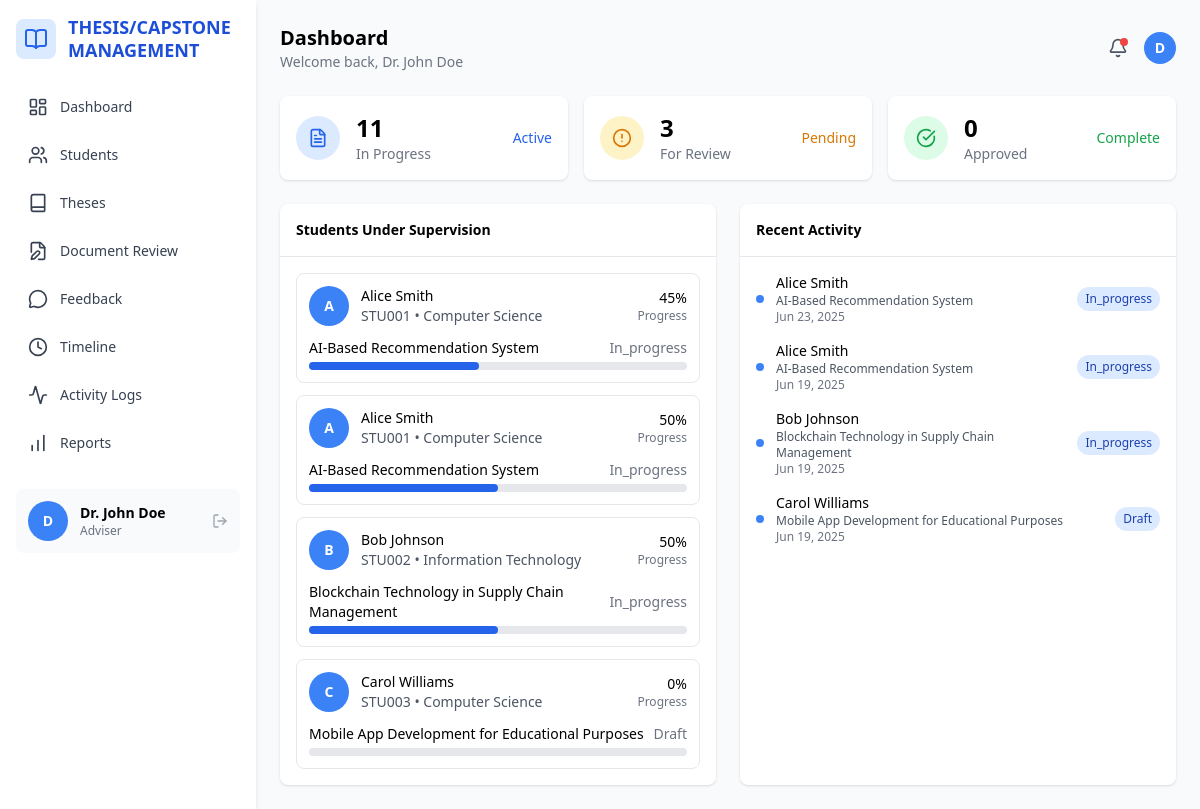
Page /systemFunda.php (signed in) on the committed database.
### tables this page shows
CREATE TABLE `theses` (
  `id` int(11) NOT NULL AUTO_INCREMENT,
  `student_id` int(11) NOT NULL,
  `adviser_id` int(11) DEFAULT NULL,
  `title` varchar(255) NOT NULL,
  `abstract` text DEFAULT NULL,
  `status` enum('draft','in_progress','for_review','approved','rejected') NOT NULL DEFAULT 'draft',
  `progress_percentage` int(11) NOT NULL DEFAULT 0,
  `created_at` timestamp NOT NULL DEFAULT current_timestamp(),
  `updated_at` timestamp NOT NULL DEFAULT current_timestamp() ON UPDATE current_timestamp(),
  PRIMARY KEY (`id`),
  KEY `student_id` (`student_id`),
  KEY `adviser_id` (`adviser_id`),
  KEY `idx_theses_status` (`status`),
  CONSTRAINT `theses_ibfk_1` FOREIGN KEY (`student_id`) REFERENCES `users` (`id`) ON DELETE CASCADE,
  CONSTRAINT `theses_ibfk_2` FOREIGN KEY (`adviser_id`) REFERENCES `users` (`id`) ON DELETE SET NULL
);

CREATE TABLE `users` (
  `id` int(11) NOT NULL AUTO_INCREMENT,
  `email` varchar(100) NOT NULL,
  `password` varchar(255) NOT NULL,
  `full_name` varchar(100) NOT NULL,
  `role` enum('student','adviser') NOT NULL,
  `student_id` varchar(20) DEFAULT NULL,
  `faculty_id` varchar(20) DEFAULT NULL,
  `program` varchar(50) DEFAULT NULL,
  `department` varchar(50) DEFAULT NULL,
  `created_at` timestamp NOT NULL DEFAULT current_timestamp(),
  `updated_at` timestamp NOT NULL DEFAULT current_timestamp() ON UPDATE current_timestamp(),
  PRIMARY KEY (`id`),
  UNIQUE KEY `email` (`email`),
  KEY `idx_users_role` (`role`)
);

### includes/auth.php (called while the page is built, shortened)
<?php
require_once __DIR__ . '/../config/database.php';
class Auth {
    public function __construct() {
        $database = new Database();
    }
    public function isLoggedIn() {
        return isset($_SESSION['logged_in']) && $_SESSION['logged_in'] === true;
    }
    public function getCurrentUser() {
        if ($this->isLoggedIn()) {
            return [
                'id' => $_SESSION['user_id'],
                'email' => $_SESSION['email'],
                'full_name' => $_SESSION['full_name'],
                'role' => $_SESSION['role'],
                'student_id' => $_SESSION['student_id'],
                'faculty_id' => $_SESSION['faculty_id'],
                'program' => $_SESSION['program'],
                'department' => $_SESSION['department']
            ];
        }
        return null;
    }
}
?>

### config/database.php (called while the page is built, shortened)
<?php
class Database {
    private $host = "localhost";
    private $database_name = "thesis_management";
    private $username = "root";
    private $password = "";
    public function getConnection() {
        $this->conn = null;
        try {
            $this->conn = new PDO(
                "mysql:host=" . $this->host . ";dbname=" . $this->database_name,
                $this->username,
                $this->password
            );
            $this->conn->setAttribute(PDO::ATTR_ERRMODE, PDO::ERRMODE_EXCEPTION);
        } catch(PDOException $exception) {
            echo "Connection error: " . $exception->getMessage();
        }
        return $this->conn;
    }
}
?>

### includes/thesis_functions.php (called while the page is built, shortened)
<?php
require_once __DIR__ . '/../config/database.php';
class ThesisManager {
    private $db;
    public function __construct() {
        $database = new Database();
        $this->db = $database->getConnection();
    }
    public function getAdviserTheses($adviser_id) {
        try {
            $sql = "SELECT t.*, u.full_name as student_name, u.student_id, u.id as student_user_id, u.program
                    FROM theses t
                    JOIN users u ON t.student_id = u.id
                    WHERE t.adviser_id = :adviser_id
                    ORDER BY t.updated_at DESC";
            $stmt = $this->db->prepare($sql);
            $stmt->bindParam(':adviser_id', $adviser_id);
            $stmt->execute();
            return $stmt->fetchAll(PDO::FETCH_ASSOC);
        } catch (PDOException $e) {
            return [];
        }
    }
    public function getAdviserStats($adviser_id) {
        try {
            $sql = "SELECT
                        COUNT(DISTINCT t.id) as total_theses,
                        COUNT(CASE WHEN t.status = 'in_progress' THEN 1 END) as in_progress,
                        COUNT(CASE WHEN c.status = 'submitted' THEN 1 END) as for_review,
                        COUNT(CASE WHEN t.status = 'approved' THEN 1 END) as approved
                    FROM theses t
                    LEFT JOIN chapters c ON t.id = c.thesis_id
                    WHERE t.adviser_id = :adviser_id";
            $stmt = $this->db->prepare($sql);
            $stmt->bindParam(':adviser_id', $adviser_id);
            $stmt->execute();
            return $stmt->fetch(PDO::FETCH_ASSOC) ?: [
                'total_theses' => 0,
                'in_progress' => 0,
                'for_review' => 0,
                'approved' => 0
            ];
        } catch (PDOException $e) {
            return [
                'total_theses' => 0,
                'in_progress' => 0,
                'for_review' => 0,
                'approved' => 0
            ];
        }
    }
}
?>

### systemFunda.php (the view, shortened to what this page needs)
<?php
require_once 'config/database.php';
require_once 'includes/auth.php';
require_once 'includes/thesis_functions.php';
$auth = new Auth();
$auth->requireRole('adviser');
$user = $auth->getCurrentUser();
$thesisManager = new ThesisManager();
$theses = $thesisManager->getAdviserTheses($user['id']);
$stats = $thesisManager->getAdviserStats($user['id']);
?>
<!DOCTYPE html>
<html lang="en">
<head>
  <script src="https://cdn.tailwindcss.com"></script>
</head>
<body class="bg-gray-50 font-sans text-sm antialiased">
  <div class="flex min-h-screen">
    <aside class="w-64 bg-white shadow-md p-4 sidebar-transition hidden md:block">
      <div class="flex items-center mb-6">
        <div class="bg-blue-100 p-2 rounded-lg mr-3">
          <i data-lucide="book-open" class="w-6 h-6 text-blue-600"></i>
        </div>
        <h1 class="text-blue-700 font-bold text-lg leading-tight">
          THESIS/CAPSTONE<br>MANAGEMENT
        </h1>
      </div>
      <nav class="space-y-1 text-gray-700 font-medium">
        <a href="#" data-tab="dashboard" class="flex items-center gap-3 p-3 sidebar-item active-tab hover:bg-blue-50 rounded-lg">
          <i data-lucide="layout-dashboard" class="w-5 h-5"></i> Dashboard
        </a>
        <a href="#" data-tab="students" class="flex items-center gap-3 p-3 sidebar-item hover:bg-gray-50 rounded-lg">
          <i data-lucide="users" class="w-5 h-5"></i> Students
        </a>
        <a href="#" data-tab="theses" class="flex items-center gap-3 p-3 sidebar-item hover:bg-gray-50 rounded-lg">
          <i data-lucide="book" class="w-5 h-5"></i> Theses
        </a>
        <a href="#" data-tab="document-review" class="flex items-center gap-3 p-3 sidebar-item hover:bg-gray-50 rounded-lg">
          <i data-lucide="file-edit" class="w-5 h-5"></i> Document Review
        </a>
        <a href="#" data-tab="feedback" class="flex items-center gap-3 p-3 sidebar-item hover:bg-gray-50 rounded-lg">
          <i data-lucide="message-circle" class="w-5 h-5"></i> Feedback
        </a>
        <a href="#" data-tab="timeline" class="flex items-center gap-3 p-3 sidebar-item hover:bg-gray-50 rounded-lg">
          <i data-lucide="clock" class="w-5 h-5"></i> Timeline
        </a>
        <a href="#" data-tab="activity-logs" class="flex items-center gap-3 p-3 sidebar-item hover:bg-gray-50 rounded-lg">
          <i data-lucide="activity" class="w-5 h-5"></i> Activity Logs
        </a>
        <a href="#" data-tab="reports" class="flex items-center gap-3 p-3 sidebar-item hover:bg-gray-50 rounded-lg">
          <i data-lucide="bar-chart" class="w-5 h-5"></i> Reports
        </a>
      </nav>
      <div class="mt-auto pt-6">
        <div class="flex items-center gap-3 p-3 bg-gray-50 rounded-lg">
          <div class="w-10 h-10 bg-blue-500 rounded-full flex items-center justify-center text-white font-bold">
            <?php echo strtoupper(substr($user['full_name'], 0, 1)); ?>
          </div>
          <div class="flex-1 min-w-0">
            <p class="font-semibold truncate"><?php echo htmlspecialchars($user['full_name']); ?></p>
            <p class="text-gray-500 text-xs">Adviser</p>
          </div>
          <a href="logout.php" class="text-gray-400 hover:text-gray-600">
            <i data-lucide="log-out" class="w-4 h-4"></i>
          </a>
        </div>
      </div>
    </aside>
    <main class="flex-1 p-4 md:p-6">
      <div class="flex justify-between items-center mb-6">
        <div>
          <h2 class="text-xl font-semibold">Dashboard</h2>
          <p class="text-gray-500 text-sm">Welcome back, <?php echo htmlspecialchars($user['full_name']); ?></p>
        </div>
        <div class="flex items-center space-x-4">
          <button class="relative text-gray-600 hover:text-gray-900">
            <i data-lucide="bell" class="w-5 h-5"></i>
            <span class="absolute top-0 right-0 w-2 h-2 bg-red-500 rounded-full"></span>
          </button>
          <div class="relative group">
            <div class="w-8 h-8 bg-blue-500 rounded-full flex items-center justify-center text-white font-bold cursor-pointer">
              <?php echo strtoupper(substr($user['full_name'], 0, 1)); ?>
            </div>
          </div>
        </div>
      </div>
      <div id="dashboard-content" class="tab-content">
        <div class="grid grid-cols-1 sm:grid-cols-3 gap-4 mb-6">
          <div class="bg-white p-4 rounded-lg shadow flex items-center card-hover">
            <div class="bg-blue-100 p-3 rounded-full mr-4">
              <i data-lucide="file-text" class="w-5 h-5 text-blue-600"></i>
            </div>
            <div>
              <p class="font-bold text-2xl"><?php echo $stats['in_progress']; ?></p>
              <p class="text-gray-500 text-sm">In Progress</p>
            </div>
            <div class="ml-auto text-sm text-blue-600">Active</div>
          </div>
          <div class="bg-white p-4 rounded-lg shadow flex items-center card-hover">
            <div class="bg-amber-100 p-3 rounded-full mr-4">
              <i data-lucide="alert-circle" class="w-5 h-5 text-amber-600"></i>
            </div>
            <div>
              <p class="font-bold text-2xl"><?php echo $stats['for_review']; ?></p>
              <p class="text-gray-500 text-sm">For Review</p>
            </div>
            <div class="ml-auto text-sm text-amber-600">Pending</div>
          </div>
          <div class="bg-white p-4 rounded-lg shadow flex items-center card-hover">
            <div class="bg-green-100 p-3 rounded-full mr-4">
              <i data-lucide="check-circle" class="w-5 h-5 text-green-600"></i>
            </div>
            <div>
              <p class="font-bold text-2xl"><?php echo $stats['approved']; ?></p>
              <p class="text-gray-500 text-sm">Approved</p>
            </div>
            <div class="ml-auto text-sm text-green-600">Complete</div>
          </div>
        </div>
        <div class="grid grid-cols-1 lg:grid-cols-2 gap-6">
          <div class="bg-white rounded-lg shadow overflow-hidden">
            <div class="p-4 border-b">
              <h3 class="font-semibold">Students Under Supervision</h3>
            </div>
            <div class="p-4">
              <?php if (empty($theses)): ?>
                <div class="text-center py-8">
                  <i data-lucide="users" class="w-12 h-12 text-gray-400 mx-auto mb-3"></i>
                  <h3 class="text-lg font-medium text-gray-900 mb-2">No Students Yet</h3>
                  <p class="text-gray-500">Students assigned to you will appear here</p>
                </div>
              <?php else: ?>
                <div class="space-y-3">
                  <?php foreach ($theses as $thesis): ?>
                  <div class="student-row border rounded-lg p-3">
                    <div class="flex items-center justify-between">
                      <div class="flex items-center gap-3">
                        <div class="w-10 h-10 bg-blue-500 rounded-full flex items-center justify-center text-white font-bold">
                          <?php echo strtoupper(substr($thesis['student_name'], 0, 1)); ?>
                        </div>
                        <div>
                          <h4 class="font-medium"><?php echo htmlspecialchars($thesis['student_name']); ?></h4>
                          <p class="text-sm text-gray-600"><?php echo htmlspecialchars($thesis['student_id'] ?? 'N/A'); ?> • <?php echo htmlspecialchars($thesis['program'] ?? 'N/A'); ?></p>
                        </div>
                      </div>
                      <div class="text-right">
                        <div class="text-sm font-medium"><?php echo $thesis['progress_percentage']; ?>%</div>
                        <div class="text-xs text-gray-500">Progress</div>
                      </div>
                    </div>
                    <div class="mt-3">
                      <div class="flex justify-between items-center text-sm mb-1">
                        <span class="font-medium"><?php echo htmlspecialchars($thesis['title']); ?></span>
                        <span class="text-gray-500"><?php echo ucfirst($thesis['status']); ?></span>
                      </div>
                      <div class="w-full bg-gray-200 rounded-full h-2">
                        <div class="bg-blue-600 h-2 rounded-full transition-all duration-300" style="width: <?php echo $thesis['progress_percentage']; ?>%"></div>
                      </div>
                    </div>
                  </div>
                  <?php endforeach; ?>
                </div>
              <?php endif; ?>
            </div>
          </div>
          <div class="bg-white rounded-lg shadow overflow-hidden">
            <div class="p-4 border-b">
              <h3 class="font-semibold">Recent Activity</h3>
            </div>
            <div class="p-4">
              <div class="space-y-4">
                <?php
                $recent_theses = array_slice($theses, -5);
                foreach ($recent_theses as $thesis):
                ?>
                <div class="flex items-center gap-3">
                  <div class="w-2 h-2 bg-blue-500 rounded-full"></div>
                  <div class="flex-1">
                    <p class="text-sm font-medium"><?php echo htmlspecialchars($thesis['student_name']); ?></p>
                    <p class="text-xs text-gray-600"><?php echo htmlspecialchars($thesis['title']); ?></p>
                    <p class="text-xs text-gray-500"><?php echo date('M j, Y', strtotime($thesis['updated_at'])); ?></p>
                  </div>
                  <span class="text-xs px-2 py-1 bg-blue-100 text-blue-800 rounded-full">
                    <?php echo ucfirst($thesis['status']); ?>
                  </span>
                </div>
                <?php endforeach; ?>
              </div>
            </div>
          </div>
        </div>
      </div>
    </main>
  </div>
</body>
</html>

### systemFunda.php (style rules this page uses)
:root { --primary: #3b82f6; --primary-hover: #2563eb; --secondary: #64748b; --success: #10b981; --warning: #f59e0b; --danger: #ef4444; }
.active-tab { @apply text-blue-600 font-semibold bg-blue-50 rounded-md transition-colors duration-200; }
.card-hover { transition: transform 0.2s ease, box-shadow 0.2s ease; }
.sidebar-transition { transition: all 0.3s ease; }

### rows in the picture
theses: student.full_name "A", student.full_name "Alice Smith", student.student_id "STU001", student.program "Computer Science", progress_percentage "45", title "AI-Based Recommendation System", status "In_progress", updated_at "Jun 23, 2025"
theses: student.full_name "A", student.full_name "Alice Smith", student.student_id "STU001", student.program "Computer Science", progress_percentage "50", title "AI-Based Recommendation System", status "In_progress", updated_at "Jun 19, 2025"
theses: student.full_name "B", student.full_name "Bob Johnson", student.student_id "STU002", student.program "Information Technology", progress_percentage "50", title "Blockchain Technology in Supply Chain Management", status "In_progress", updated_at "Jun 19, 2025"
theses: student.full_name "C", student.full_name "Carol Williams", student.student_id "STU003", student.program "Computer Science", progress_percentage "0", title "Mobile App Development for Educational Purposes", status "Draft", updated_at "Jun 19, 2025"

### other values in the picture
substr($user['full_name'], 0, 1) "D"
$user['full_name'] "Dr. John Doe"
$stats['in_progress'] "11"
$stats['for_review'] "3"
$stats['approved'] "0"
